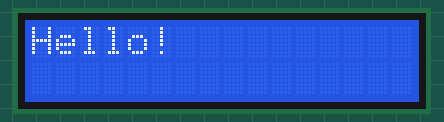
Simulated run of this sketch. Board: Arduino Uno, built with avr-gcc and run on an emulated ATmega328P. Parts: 16×2 character LCD.

Above: at 0.1 s.
At 1.1 s:
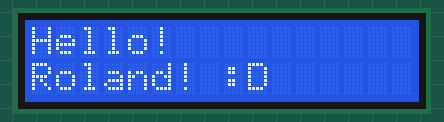

Measured:
- what the display in image 1 shows lasts 1.0 s, from 1.1 s to 2.1 s

The sketch:

LCD_PrintText.ino
```cpp
/*
  Arduino LCD Simple Program
  Dev: Roland Liedtke
  Date: 30/12/2024
  LCD: justPi 16x2 with HD44780 driver
  Version: 1
*/

#include <LiquidCrystal.h>                    // LCD Library

const byte lcd_RS = 2;                        // Memory optimisation
const byte lcd_EN = 3;
const byte lcd_D4 = 4;
const byte lcd_D5 = 5;
const byte lcd_D6 = 6;
const byte lcd_D7 = 7;
const byte lcd_COL = 16;
const byte lcd_ROW = 2;

LiquidCrystal lcd(lcd_RS, lcd_EN, lcd_D4, lcd_D5, lcd_D6, lcd_D7);    // Creates a variable of type LiquidCrystal(rs, {rw}, enable, d4, d5, d6, d7)

void setup() {
  lcd.begin(lcd_COL,lcd_ROW);                                         // Initializes the interface to the LCD screen
}

void loop() {
  lcd.home();
  lcd.print("Hello!");
  delay(1000);
  lcd.setCursor(0,1);
  lcd.print("Roland! :D");
  delay(1000);
  lcd.clear();
}
```
